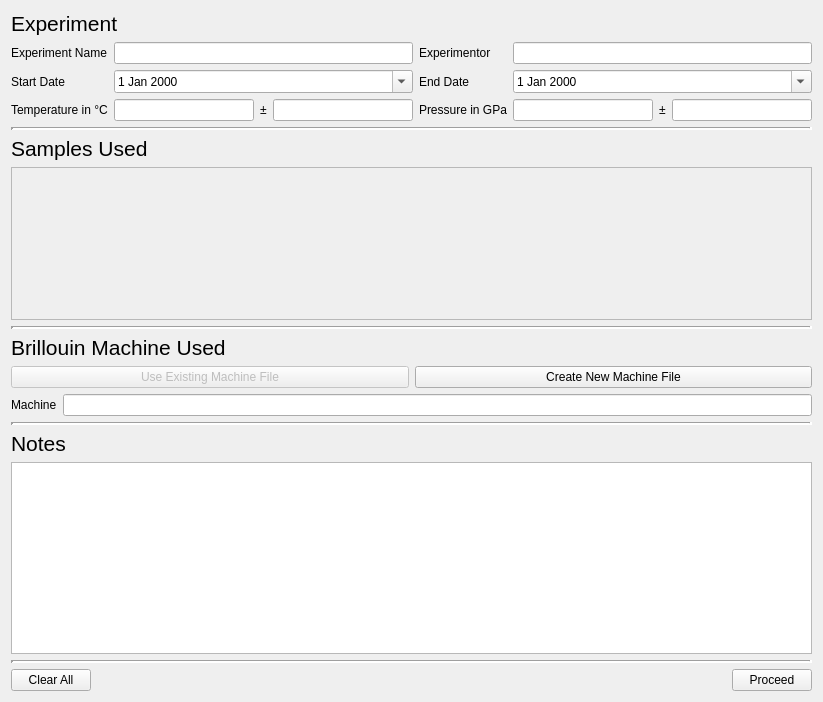
<?xml version="1.0" encoding="UTF-8"?>
<ui version="4.0">
 <class>SetupExperiment</class>
 <widget class="QDialog" name="SetupExperiment">
  <property name="geometry">
   <rect>
    <x>0</x>
    <y>0</y>
    <width>823</width>
    <height>702</height>
   </rect>
  </property>
  <property name="windowTitle">
   <string>Setup Experiment</string>
  </property>
  <layout class="QVBoxLayout" name="verticalLayout">
   <item>
    <widget class="QLabel" name="label">
     <property name="font">
      <font>
       <pointsize>16</pointsize>
      </font>
     </property>
     <property name="text">
      <string>Experiment</string>
     </property>
    </widget>
   </item>
   <item>
    <layout class="QGridLayout" name="gridLayout">
     <item row="1" column="1">
      <widget class="QDateEdit" name="de_exp_start">
       <property name="toolTip">
        <string>Date the experiment was stared</string>
       </property>
       <property name="calendarPopup">
        <bool>true</bool>
       </property>
      </widget>
     </item>
     <item row="0" column="1">
      <widget class="QLineEdit" name="le_exp_name">
       <property name="toolTip">
        <string>&lt;html&gt;&lt;head/&gt;&lt;body&gt;&lt;p&gt;Name or ID of the experiment&lt;/p&gt;&lt;/body&gt;&lt;/html&gt;</string>
       </property>
      </widget>
     </item>
     <item row="2" column="2">
      <widget class="QLabel" name="label_5">
       <property name="text">
        <string>Pressure in GPa</string>
       </property>
      </widget>
     </item>
     <item row="0" column="3">
      <widget class="QLineEdit" name="le_exp_operator">
       <property name="toolTip">
        <string>Name of the person in charge of the experiment</string>
       </property>
      </widget>
     </item>
     <item row="0" column="0">
      <widget class="QLabel" name="label_2">
       <property name="text">
        <string>Experiment Name</string>
       </property>
      </widget>
     </item>
     <item row="1" column="2">
      <widget class="QLabel" name="label_7">
       <property name="text">
        <string>End Date</string>
       </property>
      </widget>
     </item>
     <item row="2" column="0">
      <widget class="QLabel" name="label_4">
       <property name="text">
        <string>Temperature in °C</string>
       </property>
      </widget>
     </item>
     <item row="1" column="0">
      <widget class="QLabel" name="label_6">
       <property name="text">
        <string>Start Date</string>
       </property>
      </widget>
     </item>
     <item row="0" column="2">
      <widget class="QLabel" name="label_3">
       <property name="text">
        <string>Experimentor</string>
       </property>
      </widget>
     </item>
     <item row="1" column="3">
      <widget class="QDateEdit" name="de_exp_end">
       <property name="toolTip">
        <string>Date the experiment was finished. Might be equal to starting date.</string>
       </property>
       <property name="calendarPopup">
        <bool>true</bool>
       </property>
      </widget>
     </item>
     <item row="2" column="1">
      <layout class="QHBoxLayout" name="horizontalLayout_5">
       <item>
        <widget class="QLineEdit" name="le_exp_temp">
         <property name="toolTip">
          <string>&lt;html&gt;&lt;head/&gt;&lt;body&gt;&lt;p&gt;Sample temperature during the experiment.&lt;/p&gt;&lt;/body&gt;&lt;/html&gt;</string>
         </property>
        </widget>
       </item>
       <item>
        <widget class="QLabel" name="label_12">
         <property name="text">
          <string>±</string>
         </property>
        </widget>
       </item>
       <item>
        <widget class="QLineEdit" name="le_exp_temp_unc">
         <property name="toolTip">
          <string>&lt;html&gt;&lt;head/&gt;&lt;body&gt;&lt;p&gt;Uncertainty of the sample temperature during the experiment. &lt;/p&gt;&lt;/body&gt;&lt;/html&gt;</string>
         </property>
         <property name="inputMethodHints">
          <set>Qt::ImhNone</set>
         </property>
        </widget>
       </item>
      </layout>
     </item>
     <item row="2" column="3">
      <layout class="QHBoxLayout" name="horizontalLayout_9">
       <item>
        <widget class="QLineEdit" name="le_exp_pressure">
         <property name="toolTip">
          <string>&lt;html&gt;&lt;head/&gt;&lt;body&gt;&lt;p&gt;Sample pressure during the experiment.&lt;/p&gt;&lt;/body&gt;&lt;/html&gt;</string>
         </property>
        </widget>
       </item>
       <item>
        <widget class="QLabel" name="label_13">
         <property name="text">
          <string>±</string>
         </property>
        </widget>
       </item>
       <item>
        <widget class="QLineEdit" name="le_exp_pressure_unc">
         <property name="toolTip">
          <string>&lt;html&gt;&lt;head/&gt;&lt;body&gt;&lt;p&gt;Uncertainty of the sample pressure during the experiment. &lt;/p&gt;&lt;/body&gt;&lt;/html&gt;</string>
         </property>
        </widget>
       </item>
      </layout>
     </item>
    </layout>
   </item>
   <item>
    <widget class="Line" name="line">
     <property name="lineWidth">
      <number>3</number>
     </property>
     <property name="orientation">
      <enum>Qt::Horizontal</enum>
     </property>
    </widget>
   </item>
   <item>
    <widget class="QLabel" name="label_8">
     <property name="font">
      <font>
       <pointsize>16</pointsize>
      </font>
     </property>
     <property name="text">
      <string>Samples Used</string>
     </property>
    </widget>
   </item>
   <item>
    <widget class="QScrollArea" name="scrollArea">
     <property name="widgetResizable">
      <bool>true</bool>
     </property>
     <widget class="QWidget" name="scrollAreaWidgetContents">
      <property name="geometry">
       <rect>
        <x>0</x>
        <y>0</y>
        <width>803</width>
        <height>111</height>
       </rect>
      </property>
     </widget>
    </widget>
   </item>
   <item>
    <widget class="Line" name="line_2">
     <property name="lineWidth">
      <number>3</number>
     </property>
     <property name="orientation">
      <enum>Qt::Horizontal</enum>
     </property>
    </widget>
   </item>
   <item>
    <widget class="QLabel" name="label_9">
     <property name="font">
      <font>
       <pointsize>16</pointsize>
      </font>
     </property>
     <property name="text">
      <string>Brillouin Machine Used</string>
     </property>
    </widget>
   </item>
   <item>
    <layout class="QHBoxLayout" name="horizontalLayout_2">
     <item>
      <widget class="QPushButton" name="button_exp_machine">
       <property name="enabled">
        <bool>false</bool>
       </property>
       <property name="toolTip">
        <string>&lt;html&gt;&lt;head/&gt;&lt;body&gt;&lt;p&gt;Use when a machine file exists. &lt;/p&gt;&lt;p&gt;Choose the file from the browser pop-up.&lt;/p&gt;&lt;/body&gt;&lt;/html&gt;</string>
       </property>
       <property name="text">
        <string>Use Existing Machine File</string>
       </property>
      </widget>
     </item>
     <item>
      <widget class="QPushButton" name="button_exp_machine_new">
       <property name="toolTip">
        <string>&lt;html&gt;&lt;head/&gt;&lt;body&gt;&lt;p&gt;Create a new machine file. &lt;/p&gt;&lt;/body&gt;&lt;/html&gt;</string>
       </property>
       <property name="text">
        <string>Create New Machine File</string>
       </property>
      </widget>
     </item>
    </layout>
   </item>
   <item>
    <layout class="QHBoxLayout" name="horizontalLayout_3">
     <item>
      <widget class="QLabel" name="label_11">
       <property name="text">
        <string>Machine</string>
       </property>
      </widget>
     </item>
     <item>
      <widget class="QLineEdit" name="le_exp_machine_display">
       <property name="enabled">
        <bool>true</bool>
       </property>
       <property name="toolTip">
        <string>&lt;html&gt;&lt;head/&gt;&lt;body&gt;&lt;p&gt;Displays the choosen machine. Use buttons above to load or create a machine file.&lt;/p&gt;&lt;/body&gt;&lt;/html&gt;</string>
       </property>
       <property name="readOnly">
        <bool>true</bool>
       </property>
      </widget>
     </item>
    </layout>
   </item>
   <item>
    <widget class="Line" name="line_4">
     <property name="lineWidth">
      <number>3</number>
     </property>
     <property name="orientation">
      <enum>Qt::Horizontal</enum>
     </property>
    </widget>
   </item>
   <item>
    <widget class="QLabel" name="label_10">
     <property name="font">
      <font>
       <pointsize>16</pointsize>
      </font>
     </property>
     <property name="text">
      <string>Notes</string>
     </property>
    </widget>
   </item>
   <item>
    <widget class="QPlainTextEdit" name="plainTextEdit"/>
   </item>
   <item>
    <widget class="Line" name="line_3">
     <property name="lineWidth">
      <number>3</number>
     </property>
     <property name="orientation">
      <enum>Qt::Horizontal</enum>
     </property>
    </widget>
   </item>
   <item>
    <layout class="QHBoxLayout" name="horizontalLayout">
     <item>
      <widget class="QPushButton" name="button_exp_clear">
       <property name="text">
        <string>Clear All</string>
       </property>
      </widget>
     </item>
     <item>
      <spacer name="horizontalSpacer">
       <property name="orientation">
        <enum>Qt::Horizontal</enum>
       </property>
       <property name="sizeHint" stdset="0">
        <size>
         <width>40</width>
         <height>20</height>
        </size>
       </property>
      </spacer>
     </item>
     <item>
      <widget class="QPushButton" name="button_exp_proceed">
       <property name="text">
        <string>Proceed</string>
       </property>
      </widget>
     </item>
    </layout>
   </item>
  </layout>
 </widget>
 <tabstops>
  <tabstop>le_exp_name</tabstop>
  <tabstop>le_exp_operator</tabstop>
  <tabstop>de_exp_start</tabstop>
  <tabstop>de_exp_end</tabstop>
  <tabstop>scrollArea</tabstop>
  <tabstop>button_exp_machine</tabstop>
  <tabstop>button_exp_machine_new</tabstop>
  <tabstop>plainTextEdit</tabstop>
  <tabstop>button_exp_clear</tabstop>
  <tabstop>button_exp_proceed</tabstop>
  <tabstop>le_exp_machine_display</tabstop>
 </tabstops>
 <resources/>
 <connections/>
</ui>
